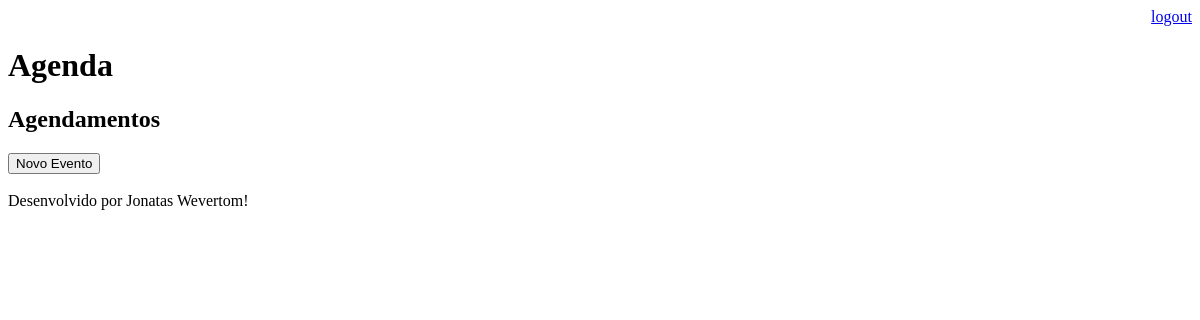
Page /agenda/ (signed in) on the earlier database version.
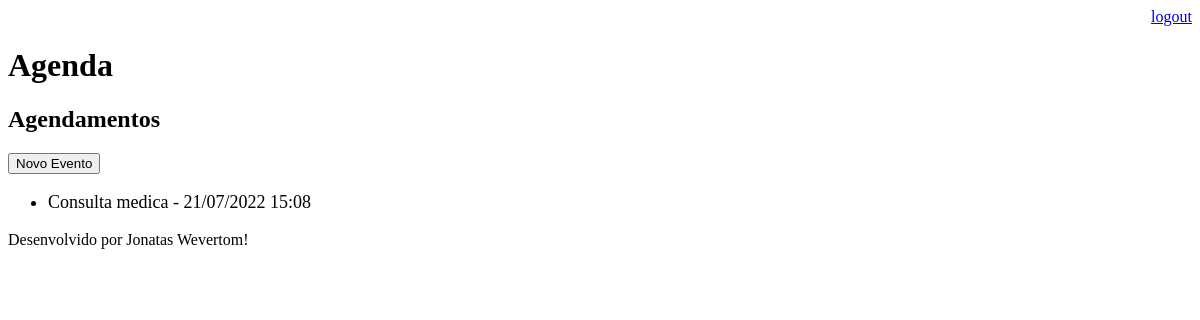
Same page on the later database version.
### core/models.py (models this page shows, shortened)
class Evento(models.Model):
    titulo = models.CharField(max_length=100)
    descricao = models.TextField(blank=True, null=True)
    data_evento = models.DateTimeField(verbose_name='Data do Evento')
    data_criacao = models.DateTimeField(verbose_name='Data de Criacao', auto_now=True)
    usuario = models.ForeignKey(User, on_delete=models.CASCADE, verbose_name='Usuario')
    class Meta:
        db_table = 'evento'
    def get_data_evento(self):
        return self.data_evento.strftime('%d/%m/%Y %H:%M')

### core/views.py (the view)
# urls.py: path('agenda/', views.lista_eventos),
@login_required(login_url='/login/')
def lista_eventos(request):
    usuario = request.user
    evento = Evento.objects.filter(usuario=usuario)
    dados = {'eventos': evento}
    return render(request, 'agenda.html', dados)

### templates/agenda.html
{% extends 'model-page.html' %}
{% block content %}
<h2>Agendamentos</h2>
<a href="evento/">
    <button type="button">Novo Evento</button>
</a>
<ul style="font-size: 18px">
    {% for evento in eventos %}
    <li>{{ evento.titulo }} - {{ evento.get_data_evento }}</li>
    {% endfor %}
</ul>
{% endblock %}

Differences in the rows shown:
added Evento: titulo "Consulta medica", get_data_evento "21/07/2022 15:08"
